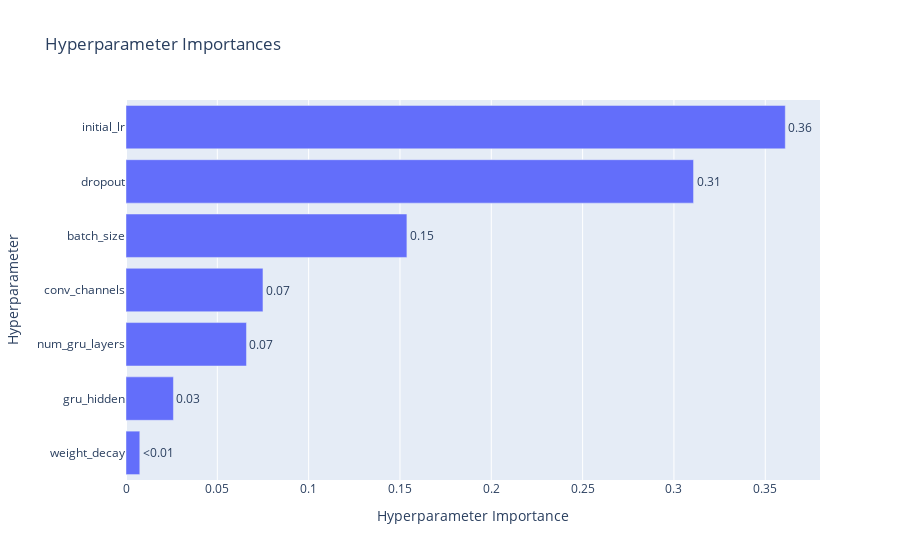

The notebook cell saved with this chart:
### Code cell
optuna.visualization.plot_param_importances(study_conv_bigru)

### Figure 1 — Plotly figure (JSON) as saved in the notebook; plotly's stock layout.template omitted (floating-point values rounded to 4 significant figures)
{"data": [{"cliponaxis": false, "hovertemplate": ["weight_decay (FloatDistribution): 0.007555319929823823<extra></extra>", "gru_hidden (CategoricalDistribution): 0.0259759780242781<extra></extra>", "num_gru_layers (IntDistribution): 0.06595703194241842<extra></extra>", "conv_channels (CategoricalDistribution): 0.07499584454922653<extra></extra>", "batch_size (CategoricalDistribution): 0.15379695477839161<extra></extra>", "dropout (FloatDistribution): 0.31074142924339476<extra></extra>", "initial_lr (FloatDistribution): 0.36097744153246675<extra></extra>"], "name": "Objective Value", "orientation": "h", "text": ["<0.01", "0.03", "0.07", "0.07", "0.15", "0.31", "0.36"], "textposition": "outside", "type": "bar", "x": [0.007555, 0.02598, 0.06596, 0.075, 0.1538, 0.3107, 0.361], "y": ["weight_decay", "gru_hidden", "num_gru_layers", "conv_channels", "batch_size", "dropout", "initial_lr"]}], "layout": {"title": {"text": "Hyperparameter Importances"}, "xaxis": {"title": {"text": "Hyperparameter Importance"}}, "yaxis": {"title": {"text": "Hyperparameter"}}}}
